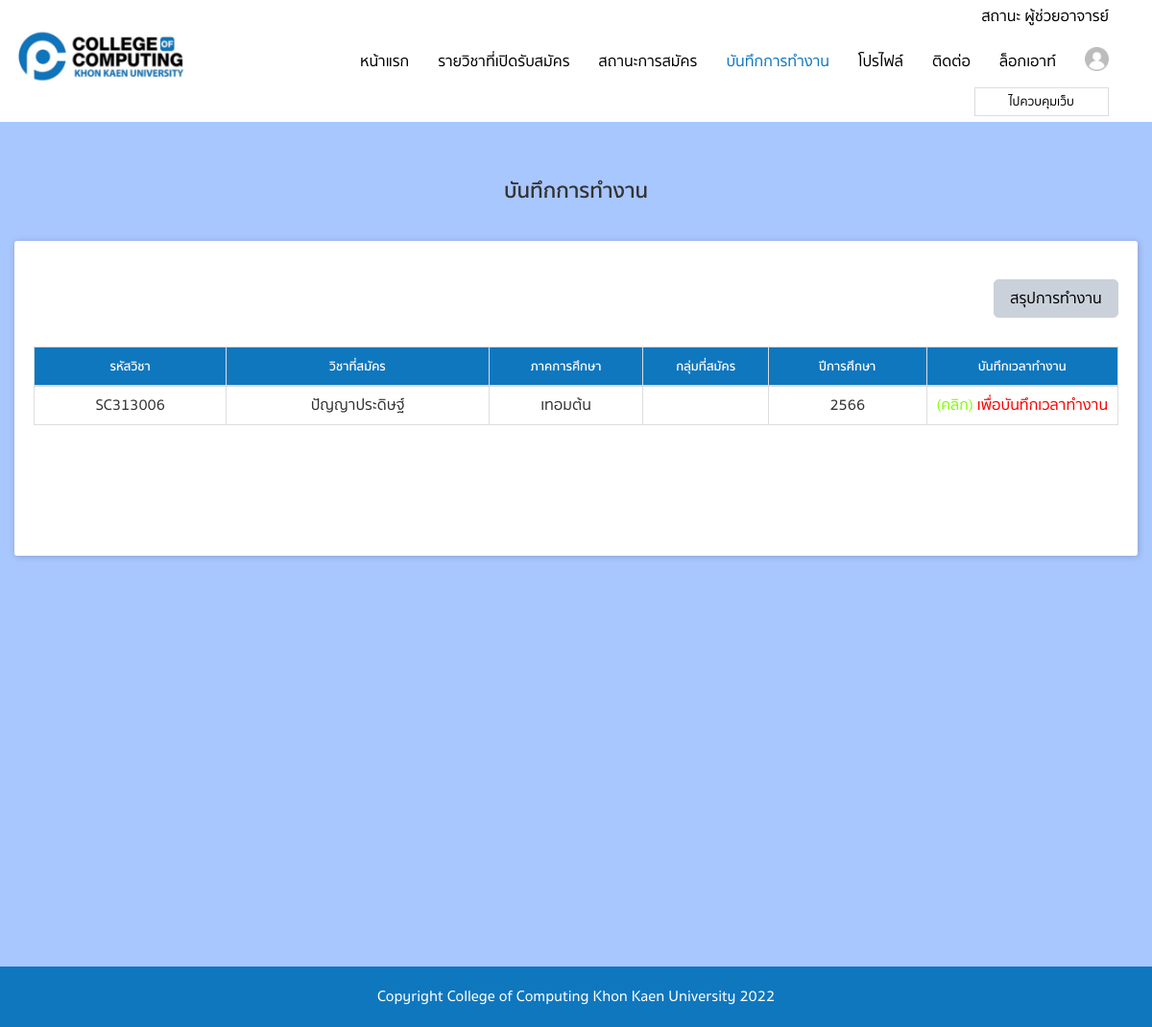
Screenshot of /steacher/work.php (signed in) with the database file from the repository.
### tables this page shows
CREATE TABLE `student_paper` (
  `pk` int(11) NOT NULL,
  `student` text NOT NULL,
  `price1` text NOT NULL,
  `price2` text NOT NULL,
  `price3` text NOT NULL,
  `price4` text NOT NULL,
  `price5` text NOT NULL,
  `subject` text NOT NULL,
  `create_date` text NOT NULL,
  `create_date2` text NOT NULL,
  `create_time` text NOT NULL,
  `status` text NOT NULL,
  `pricesave` text,
  `create_by` text NOT NULL,
  `note_data` text,
  `note_data2` text NOT NULL,
  `grade` float NOT NULL
);

CREATE TABLE `classdata` (
  `pk` int(11) NOT NULL,
  `data1` text NOT NULL,
  `data2` text NOT NULL,
  `data3` text NOT NULL,
  `data4` text NOT NULL,
  `data5` text NOT NULL,
  `data6` text NOT NULL,
  `data7` text NOT NULL,
  `data8` text NOT NULL,
  `data9` text NOT NULL,
  `data10` text NOT NULL,
  `create_date` text NOT NULL,
  `create_date2` text NOT NULL,
  `create_by` text NOT NULL,
  `create_time` text NOT NULL,
  `datafile` text NOT NULL,
  `data11` text NOT NULL,
  `data12` text NOT NULL,
  `chk1` text NOT NULL,
  `chk2` text NOT NULL,
  `startdate` text NOT NULL,
  `enddate` text NOT NULL,
  `data42` text NOT NULL,
  `data32` text NOT NULL,
  `data13` text NOT NULL,
  `data14` text NOT NULL,
  `data15` text NOT NULL,
  `data16` text NOT NULL,
  `chk3` text NOT NULL,
  `datachk30` text NOT NULL,
  `datachk31` text NOT NULL,
  `chk4` text NOT NULL,
  `datachk4` text NOT NULL,
  `datachk41` text NOT NULL,
  `chk5` text NOT NULL,
  `datachk5` text NOT NULL,
  `datachk51` text NOT NULL,
  `chk6` text NOT NULL,
  `datachk6` text NOT NULL,
  `datachk61` text NOT NULL,
  `tri` text NOT NULL,
  `datatri` text NOT NULL,
  `tri2` text NOT NULL,
  `datatri2` text NOT NULL,
  `tri3` text NOT NULL,
  `datatri3` text NOT NULL,
  `tri4` text NOT NULL,
  `datatri4` text NOT NULL,
  `tri5` text NOT NULL,
  `datatri5` text NOT NULL,
  `grade` float NOT NULL
);

CREATE TABLE `drop_term` (
  `pk` int(11) NOT NULL,
  `name` text NOT NULL
);

### steacher/work.php (the view, shortened to what this page needs)
<?php
include('header.php');
?>
<div id="wrapper" class="container">
	<h1 id="page-title"> บันทึกการทำงาน </h1>
	<div class="row">
		<div class="row">
			<div class="col-md-12">
				<div class="announce-item">
					<div class="row" align="left">
						<div class="col-lg-12" align="right">
							<div class="form-group">
								<a href="work_report.php">
									<button type="button" class="btn  btn-primary" style="background-color: #CAD1DB; border-radius: 5px; width: 130px;  height: 40px; border-color: #CAD1DB; border: 1px solid  #CAD1DB;  margin-top: 15px;  ">
										<font color="#000000" size="3px" class="serif1"> สรุปการทำงาน </font>
									</button>
								</a>
							</div>
						</div>
						<div class="col-lg-12" align="left">
							<div class="table-responsive" style="margin-top: 15px;">
								<table class="table table-bordered tablemobile">
									<thead>
										<tr>
											<th width="4%" bgcolor="#FFF">
												<div align="center">
													<font size="2px" color="white"> รหัสวิชา </font>
												</div>
											</th>
											<th width="7%" bgcolor="#FFF">
												<div align="center">
													<font size="2px" color="white"> วิชาที่สมัคร </font>
												</div>
											</th>
											<th width="4%" bgcolor="#FFF">
												<div align="center">
													<font size="2px" color="white"> ภาคการศึกษา </font>
												</div>
											</th>
											<th width="3%" bgcolor="#FFF">
												<div align="center">
													<font size="2px" color="white"> กลุ่มที่สมัคร </font>
												</div>
											</th>
											<th width="4%" bgcolor="#FFF">
												<div align="center">
													<font size="2px" color="white"> ปีการศึกษา </font>
												</div>
											</th>
											<th width="5%" bgcolor="#FFF">
												<div align="center">
													<font size="2px" color="white"> บันทึกเวลาทำงาน </font>
												</div>
											</th>
										</tr>
									</thead>
									<?php
									$sql = "SELECT * FROM student_paper where student != '' and student = '" . $_SESSION["UserID3"] . "'
				and status  = '1'
				order by pk desc ";
									$query = mysqli_query($con, $sql);
									while ($objResult = mysqli_fetch_array($query)) {
										$sql2 = "SELECT * FROM classdata Where  pk = '" . $objResult["subject"] . "' ";
										$query2 = mysqli_query($objCon, $sql2);
										while ($objResult2 = mysqli_fetch_array($query2)) {
											$data1 = $objResult2["data1"];
											$data2 = $objResult2["data2"];
											$data7 = $objResult2["data7"];
											$data8 = $objResult2["data8"];
										}
										$namedrop_term = "";
										$sql2 = "SELECT * FROM drop_term where  name = '" . $data8 . "'  order by pk asc  ";
										$query2 = mysqli_query($objCon, $sql2);
										while ($objResult2 = mysqli_fetch_array($query2)) {
											$namedrop_term = $objResult2["name"];
										}
									?>
										<tr onMouseover="this.style.backgroundColor='yellow';" onMouseout="this.style.backgroundColor='white';">
											<td>
												<div align="center">
													<font size="3px" class="serif2"><?php echo $data1; ?></font>
												</div>
											</td>
											<td>
												<div align="center">
													<font size="3px" class="serif2"><?php echo $data2; ?></font>
												</div>
											</td>
											<td>
												<div align="center">
													<font size="3px" class="serif2"><?php echo $namedrop_term; ?></font>
												</div>
											</td>
											<td>
											</td>
											<td>
												<div align="center">
												<font size="3px" class="serif2"><?php echo $data7; ?></font>
												</div>
											</td>
											<td>
												<div align="center">
													<font size="3px" class="serif2">
														<a href="work_time.php?CusID=<?php echo $objResult["pk"]; ?>&page=" >
														 <font color="#7FFF00" size="3px" class="serif1"> (คลิก) </font>
															<font color="#FF0000" size="3px" class="serif1">เพื่อบันทึกเวลาทำงาน </font>
														</a>
													</font>
												</div>
											</td>
										</tr>
									<?php $i++;
									} ?>
								</table>
							</div>
						</div>
					</div>
					<br><br><bR><br>
				</div>
			</div>
		</div>
	</div>
</div>
<?php
include('footer.php');
?>

### steacher/css/style.css (style rules this page uses)
html, body { font-family: sukhumvit; font-size: 16px; }
* { box-sizing: border-box; }
h1, h2, h3, h4, h5, h6, strong { font-family: sukhumvit-bold; }
.btn { border-radius: 3px; min-width: 52px; }
.btn-primary, .btn-primary:hover, .btn-primary:active { color: var(--white-color); background-color: var(--main-color); border-color: var(--main-color); }
th { font-family: sukhumvit-bold; }
thead th { background-color: var(--main-color); color: var(--white-color); }
#main-page { background-color: var(--second-color); }
#wrapper { min-height: 100vh; margin-top: 40px; margin-bottom: 40px; }
#page-title { text-align: center; font-size: 22px; font-family: sukhumvit-bold; margin-bottom: 40px; }
.announce-item { background-color: #fff; padding: 25px 20px; border-radius: 3px; box-shadow: 1px 1px 7px rgb(0 0 0 / 20%); margin-bottom: 20px; }
:root { --main-color: rgb(15,119,190); --second-color: rgb(229,245,255); --white-color: rgb(255,255,255); --black-color: rgb(0,0,0); }

### rows the page displays
student_paper: classdata.data1 "SC313006", classdata.data2 "ปัญญาประดิษฐ์", drop_term.name "เทอมต้น", classdata.data7 "2566"
